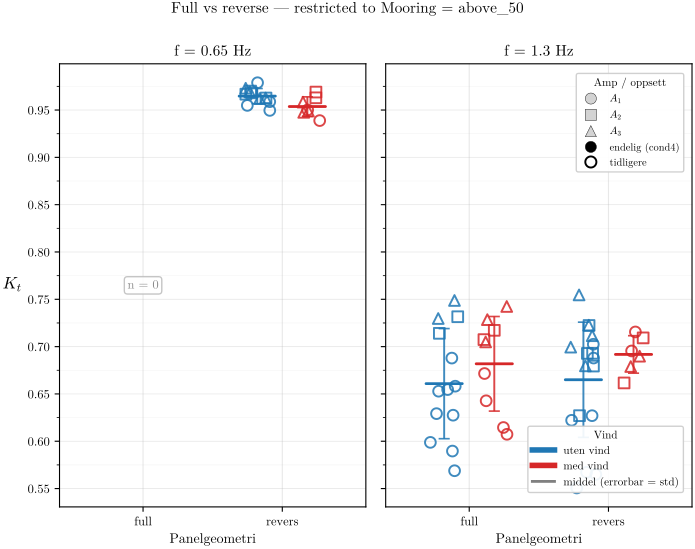

Write the Python code that produced this figure.
"""
Full vs reverse — corrected to above_50 mooring only
=====================================================

Thread 2a's `full_vs_reverse_comparison.py` did NOT restrict by mooring.
Full-panel data at 1.30 Hz pooled across all moorings (above_50 +
below_90_loose230 + below_90_loose300, ~83 rows). Reverse-panel data is
above_50-only by physical existence (only mooring where reverse was run).
That made full mooring-mixed and reverse above_50-only — not like-for-like.

Below_90 moorings transmit ~0.05–0.10 more K_t than above_50 (Thread 4
Row A). Mixing them inflates the full-panel mean. This script corrects
the comparison: both panels restricted to `above_50`, so the only variable
is panel geometry.

Same visual layout as the original (1 × N facets per reverse-panel freq).

Outputs:
    analysis_scratch/full_vs_reverse_comparison_above50.pdf
    output/FIGURES/ch05_full_vs_reverse_comparison_above50.pdf
    analysis_scratch/full_vs_reverse_comparison_above50_summary.csv
"""

import sys
import warnings
from pathlib import Path
import glob

warnings.filterwarnings("ignore")

import numpy as np
import pandas as pd
import matplotlib

matplotlib.use("Agg")
import matplotlib.pyplot as plt
import matplotlib.lines as mlines
from matplotlib.ticker import MultipleLocator

BASE = Path(__file__).resolve().parent.parent
sys.path.insert(0, str(BASE))

import os
os.chdir(BASE)

from wavescripts.improved_data_loader import load_analysis_data
from wavescripts.constants import PROBE_HEIGHT_DEFAULT_MM
from wavescripts.plot_utils import (
    WIND_COLOR_MAP, amp_to_label, apply_thesis_style,
)

apply_thesis_style()

SCRATCH_PDF = Path(__file__).parent / "full_vs_reverse_comparison_above50.pdf"
SCRATCH_CSV = Path(__file__).parent / "full_vs_reverse_comparison_above50_summary.csv"
OUT_PDF     = BASE / "output" / "FIGURES" / "ch05_full_vs_reverse_comparison_above50.pdf"
OUT_PDF.parent.mkdir(parents=True, exist_ok=True)

# ── 1. Load & filter ───────────────────────────────────────────────────────────
print("1. Loading processed folders …")
all_dirs = sorted(glob.glob(str(BASE / "waveprocessed" / "PROCESSED-*")))
meta, _, _, _ = load_analysis_data(*all_dirs, load_processed=False)

def assign_condition(row):
    in_pos = row.get("in_position", None)
    if in_pos == "9373/250":
        return "legacy_nov2025"
    h = row.get("probe_height_mm", PROBE_HEIGHT_DEFAULT_MM)
    r = row.get("probe_range_mode", "high")
    if pd.isna(h):
        h = PROBE_HEIGHT_DEFAULT_MM
    h = int(h)
    if h == 100 and r == "low":
        return "cond4_h100_low"
    return "earlier"

meta["condition"] = meta.apply(assign_condition, axis=1)
meta["is_final"] = meta["condition"] == "cond4_h100_low"

sel = meta[
    meta["WaveFrequencyInput [Hz]"].notna()
    & (meta["WaveFrequencyInput [Hz]"] > 0)
    & meta["PanelCondition"].isin(["full", "reverse"])
    & (meta["quality_flag"] == "ok")
    & meta["OUT/IN (FFT)"].notna()
    & meta["WindCondition"].isin(["no", "full"])
    & (meta["OUT/IN (FFT)"].between(0.1, 2.0))
    & (meta["Mooring"] == "above_50")        # ← the key restriction
].copy()
print(f"   {len(sel)} rows after above_50 restriction")

# Frequencies where reverse panel exists.
rev_freqs = sorted(sel.loc[sel["PanelCondition"] == "reverse",
                            "WaveFrequencyInput [Hz]"].unique())
print(f"   reverse-panel freqs (above_50 only): {rev_freqs}")
sel = sel[sel["WaveFrequencyInput [Hz]"].isin(rev_freqs)].copy()
print(f"   {len(sel)} rows at those freqs (full + reverse, above_50 only)")

# Compare to the mooring-mixed counts for context.
mixed_full = meta[
    meta["WaveFrequencyInput [Hz]"].isin(rev_freqs)
    & (meta["PanelCondition"] == "full")
    & (meta["quality_flag"] == "ok")
    & meta["OUT/IN (FFT)"].notna()
    & meta["WindCondition"].isin(["no", "full"])
    & (meta["OUT/IN (FFT)"].between(0.1, 2.0))
]
print(f"   (for context: mooring-mixed full-panel n at same freqs = "
      f"{len(mixed_full)})")

# ── 2. Plot ────────────────────────────────────────────────────────────────────
WIND_LABEL  = {"no": "uten vind", "full": "med vind"}
PANEL_X     = {"full": 0, "reverse": 1}
PANEL_LABEL = {"full": "full", "reverse": "revers"}
AMP_MARKER  = {0.10: "o", 0.20: "s", 0.30: "^"}
MARKER_SIZE = 60
JITTER_HALF_WIDTH = 0.10
ALPHA_FILLED   = 0.65
ALPHA_HOLLOW   = 0.85
EDGE_LW_FILLED = 0.3
EDGE_LW_HOLLOW = 1.4
WIND_X_OFFSET = {"no": -0.18, "full": +0.18}

def _round_amp(v): return round(float(v), 2)
def _jitter(n, half=JITTER_HALF_WIDTH, seed=0):
    rng = np.random.default_rng(seed)
    return rng.uniform(-half, half, size=n)

fig, axes = plt.subplots(1, len(rev_freqs),
                          figsize=(3.6 * len(rev_freqs), 5.6),
                          sharey=True)
if len(rev_freqs) == 1:
    axes = [axes]

summary_rows = []
seed = 0
for ax, f in zip(axes, rev_freqs):
    sub = sel[sel["WaveFrequencyInput [Hz]"] == f].copy()

    for panel, x_base in PANEL_X.items():
        sp = sub[sub["PanelCondition"] == panel]
        if sp.empty:
            ax.text(x_base, 0.5, "n = 0",
                    ha="center", va="center",
                    transform=ax.get_xaxis_transform(),
                    fontsize=9, color="#888",
                    bbox=dict(boxstyle="round,pad=0.25",
                              facecolor="white", alpha=0.85,
                              edgecolor="#bbb"))
            continue
        for wind in ["no", "full"]:
            sw = sp[sp["WindCondition"] == wind]
            if sw.empty:
                continue
            color = WIND_COLOR_MAP[wind]
            for amp_v, marker in AMP_MARKER.items():
                sa = sw[sw["WaveAmplitudeInput [Volt]"]
                        .apply(_round_amp) == amp_v]
                if sa.empty:
                    continue
                for is_final, sub_h in sa.groupby("is_final"):
                    n = len(sub_h)
                    if n == 0:
                        continue
                    seed += 1
                    x = (x_base + WIND_X_OFFSET[wind]
                         + _jitter(n, seed=seed))
                    if is_final:
                        fc, ec = color, "black"
                        lw, a = EDGE_LW_FILLED, ALPHA_FILLED
                    else:
                        fc, ec = "none", color
                        lw, a = EDGE_LW_HOLLOW, ALPHA_HOLLOW
                    ax.scatter(
                        x, sub_h["OUT/IN (FFT)"].values,
                        facecolors=fc, edgecolors=ec, marker=marker,
                        s=MARKER_SIZE, linewidths=lw, alpha=a,
                        zorder=3 if is_final else 2,
                    )

    for panel, x_base in PANEL_X.items():
        sp = sub[sub["PanelCondition"] == panel]
        if sp.empty:
            continue
        for wind in ["no", "full"]:
            sw = sp[sp["WindCondition"] == wind]
            n = len(sw)
            if n == 0:
                continue
            mean = float(sw["OUT/IN (FFT)"].mean())
            std  = float(sw["OUT/IN (FFT)"].std()) if n > 1 else float("nan")
            color = WIND_COLOR_MAP[wind]
            x_pos = x_base + WIND_X_OFFSET[wind]
            ax.plot([x_pos - 0.13, x_pos + 0.13], [mean, mean],
                    color=color, lw=2.0, zorder=4, solid_capstyle="round")
            if n > 1:
                ax.errorbar([x_pos], [mean], yerr=[std],
                            fmt="none", ecolor=color, elinewidth=1.4,
                            capsize=4, capthick=1.2, zorder=4, alpha=0.85)
            summary_rows.append(dict(
                freq_hz=f, panel=panel, wind=wind,
                n=n, mean_kt=mean, std_kt=std,
                n_canon=int(sw["is_final"].sum()),
                n_earlier=int((~sw["is_final"]).sum()),
            ))

    ax.set_title(f"f = {f} Hz", fontsize=11)
    ax.set_xticks(list(PANEL_X.values()))
    ax.set_xticklabels([PANEL_LABEL[p] for p in PANEL_X.keys()])
    ax.set_xlim(-0.6, 1.6)
    ax.axhline(1.0, color="black", lw=0.6, ls="--", alpha=0.5)
    ax.grid(which="major", axis="y", alpha=0.30, lw=0.6)
    ax.grid(which="minor", axis="y", alpha=0.15, lw=0.4)
    ax.yaxis.set_major_locator(MultipleLocator(0.05))
    ax.yaxis.set_minor_locator(MultipleLocator(0.025))
    ax.set_xlabel("Panelgeometri", fontsize=10)

axes[0].set_ylabel(r"$K_t$", fontsize=12, rotation=0, ha="right", va="center")

y_lo = sel["OUT/IN (FFT)"].min() - 0.02
y_hi = sel["OUT/IN (FFT)"].max() + 0.02
for ax in axes:
    ax.set_ylim(y_lo, y_hi)

# Indicate the above_50 restriction at the top of the figure.
fig.suptitle("Full vs reverse — restricted to Mooring = above_50",
              fontsize=11, y=1.00)

wind_handles = [
    mlines.Line2D([], [], color=WIND_COLOR_MAP[w], lw=4, label=WIND_LABEL[w])
    for w in ["no", "full"]
]
amp_handles = [
    mlines.Line2D([], [], color="black",
                  marker=AMP_MARKER[v], linestyle="None", markersize=8,
                  markerfacecolor="lightgray", markeredgecolor="black",
                  markeredgewidth=0.3, label=amp_to_label(v))
    for v in (0.10, 0.20, 0.30)
]
hw_handles = [
    mlines.Line2D([], [], color="black",
                  marker="o", linestyle="None", markersize=8,
                  markerfacecolor="black", markeredgecolor="black",
                  markeredgewidth=0.3, label="endelig (cond4)"),
    mlines.Line2D([], [], color="black",
                  marker="o", linestyle="None", markersize=8,
                  markerfacecolor="none", markeredgecolor="black",
                  markeredgewidth=1.4, label="tidligere"),
]
mean_handle = [
    mlines.Line2D([], [], color="gray", lw=2.0,
                  label="middel (errorbar = std)"),
]
leg1 = axes[-1].legend(handles=wind_handles + mean_handle, loc="lower right",
                        fontsize=8, framealpha=0.92,
                        title="Vind", title_fontsize=8,
                        bbox_to_anchor=(0.99, 0.02))
axes[-1].add_artist(leg1)
axes[-1].legend(handles=amp_handles + hw_handles, loc="upper right",
                 fontsize=7.5, framealpha=0.92,
                 title="Amp / oppsett", title_fontsize=8,
                 bbox_to_anchor=(0.99, 0.99))

fig.tight_layout()

SCRATCH_PDF.parent.mkdir(parents=True, exist_ok=True)
fig.savefig(SCRATCH_PDF, bbox_inches="tight", pad_inches=0.02)
print(f"\n   Saved → {SCRATCH_PDF.relative_to(BASE)}")
fig.savefig(OUT_PDF, bbox_inches="tight", pad_inches=0.02)
print(f"   Saved → {OUT_PDF.relative_to(BASE)}")
plt.close(fig)

# ── 3. Summary CSV + before/after comparison ───────────────────────────────────
summary = pd.DataFrame(summary_rows)
summary.to_csv(SCRATCH_CSV, index=False)
print(f"   Summary → {SCRATCH_CSV.relative_to(BASE)}\n")
print(summary.to_string(index=False))

# Compute Δ_wind per (freq, panel) for the like-for-like report.
print("\n   Wind effect Δ = mean_kt(fullwind) − mean_kt(nowind):")
for (f, p), grp in summary.groupby(["freq_hz", "panel"]):
    g = grp.set_index("wind")
    if "no" in g.index and "full" in g.index:
        d = g.loc["full", "mean_kt"] - g.loc["no", "mean_kt"]
        print(f"     f={f} Hz, panel={p:7}: Δ = {d:+.4f}  "
              f"(n_no={int(g.loc['no','n'])}, n_fw={int(g.loc['full','n'])})")
    else:
        print(f"     f={f} Hz, panel={p:7}: incomplete (no head-to-head wind)")

# Print before/after table — Thread 2a's mooring-mixed numbers vs above_50 only.
print("\n   Before (mooring-mixed) vs after (above_50 only) — 1.30 Hz:")
print("     OLD  full nowind  ≈ 0.688   |  NEW (above_50 only) "
      f"= {summary[(summary['freq_hz']==1.3)&(summary['panel']=='full')&(summary['wind']=='no')]['mean_kt'].iloc[0]:.4f}")
print("     OLD  full fullwd  ≈ 0.770   |  NEW (above_50 only) "
      f"= {summary[(summary['freq_hz']==1.3)&(summary['panel']=='full')&(summary['wind']=='full')]['mean_kt'].iloc[0]:.4f}")

print("\nDone.")
